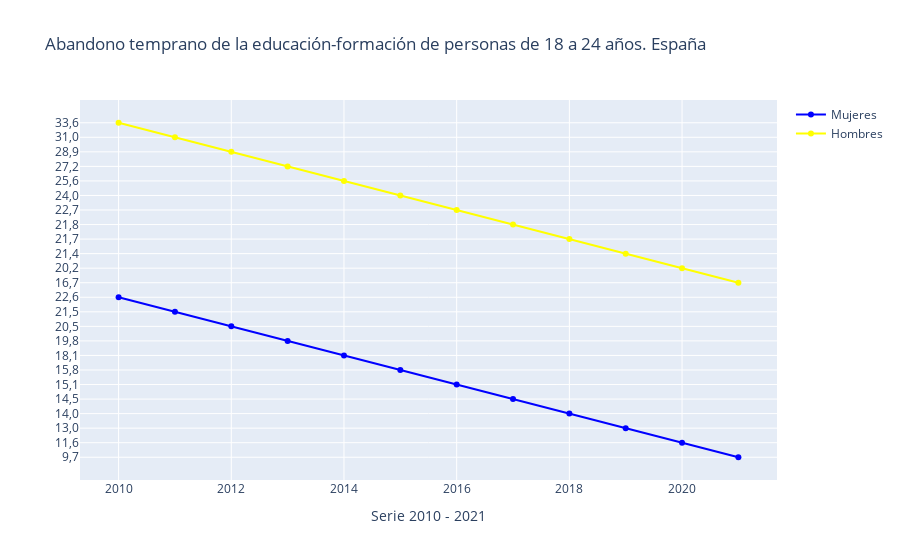

The notebook cell this image was saved under:
### Code cell
trace1 = go.Scatter(
                    x = fracaso_escolar_sp_muj['Periodo'],
                    y = fracaso_escolar_sp_muj['Total'],
                    name = 'Mujeres',
                    mode= 'lines+markers',
                    marker = dict(color = 'blue'),
                    text = fracaso_escolar_sp_muj['Total'])

# Creating trace2
trace2 = go.Scatter(
                    x = fracaso_escolar_sp_hom['Periodo'],
                    y = fracaso_escolar_sp_hom['Total'],
                    name = 'Hombres',
                    mode= 'lines+markers',
                    marker = dict(color = 'yellow'),
                    text = fracaso_escolar_sp_hom['Total'])

data = [trace1, trace2]

layout = dict(title = 'Abandono temprano de la educación-formación de personas de 18 a 24 años. España',
             xaxis= dict(title= 'Serie 2010 - 2021',ticklen= 10)
           )

fig = go.Figure(data = data, layout=layout)

fig.write_image("./data/tabla6.png", scale=1, width = 1920, height = 1080)

iplot(fig)

fig.show("png")

### Figure 1 — Plotly figure (JSON) as saved in the notebook; plotly's stock layout.template omitted (floating-point values rounded to 4 significant figures)
{"data": [{"marker": {"color": "blue"}, "mode": "lines+markers", "name": "Mujeres", "text": ["9,7", "11,6", "13,0", "14,0", "14,5", "15,1", "15,8", "18,1", "19,8", "20,5", "21,5", "22,6"], "type": "scatter", "x": [2021, 2020, 2019, 2018, 2017, 2016, 2015, 2014, 2013, 2012, 2011, 2010], "y": ["9,7", "11,6", "13,0", "14,0", "14,5", "15,1", "15,8", "18,1", "19,8", "20,5", "21,5", "22,6"]}, {"marker": {"color": "yellow"}, "mode": "lines+markers", "name": "Hombres", "text": ["16,7", "20,2", "21,4", "21,7", "21,8", "22,7", "24,0", "25,6", "27,2", "28,9", "31,0", "33,6"], "type": "scatter", "x": [2021, 2020, 2019, 2018, 2017, 2016, 2015, 2014, 2013, 2012, 2011, 2010], "y": ["16,7", "20,2", "21,4", "21,7", "21,8", "22,7", "24,0", "25,6", "27,2", "28,9", "31,0", "33,6"]}], "layout": {"title": {"text": "Abandono temprano de la educación-formación de personas de 18 a 24 años. España"}, "xaxis": {"ticklen": 10, "title": {"text": "Serie 2010 - 2021"}}}}
